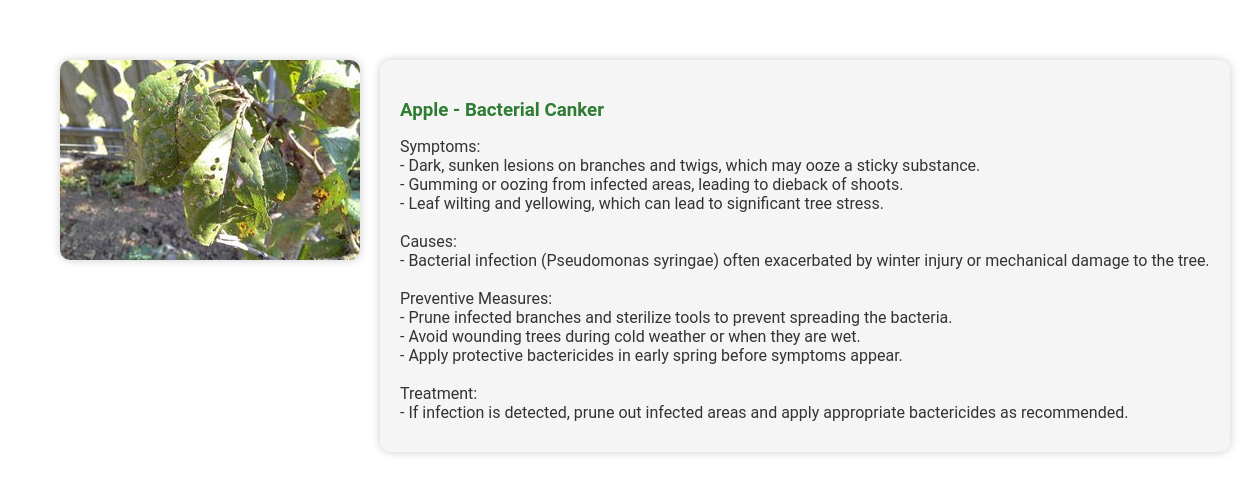
Page /disease_info/4 (signed in) on the committed database.
### app.py (models this page shows)
class Plant(db.Model):
    id = db.Column(db.Integer, primary_key=True)
    name = db.Column(db.String(50), unique=True, nullable=False)
    diseases = db.relationship('Disease', backref='plant', lazy=True)

class Disease(db.Model):
    id = db.Column(db.Integer, primary_key=True)
    plant_id = db.Column(db.Integer, db.ForeignKey('plant.id'), nullable=False)
    name = db.Column(db.String(100), nullable=False)
    description = db.Column(db.Text, nullable=False)
    stage = db.Column(db.String(50), nullable=False)

### app.py (the view)
@app.route('/disease_info/<int:disease_id>', methods=['GET'])
def disease_info(disease_id):
    if 'user_id' not in session:
        return redirect(url_for('login'))
    disease = Disease.query.get_or_404(disease_id)
    return render_template('disease_info.html', disease=disease)

### templates/disease_info.html (shortened to what this page needs)
<!DOCTYPE html>
<html lang="en" class="disease-info">
<head>
    <link rel="stylesheet" type="text/css" href="{{ url_for('static', filename='css/styles.css') }}">
</head>
<body class="disease-info">
    <div class="disease-info-container">
        <div class="disease-info-top">
            <img src="{{ url_for('static', filename='images/' + disease.name.lower().replace(' ', '_') + '.png') }}" alt="{{ disease.name }}">
            <div class="disease-info-content">
                <h3>{{ disease.plant.name }} - {{ disease.name }}</h3>
                <p class="convert-br">{{ disease.description|safe }}</p>
            </div>
        </div>
    </div>
</body>
</html>

### static/css/styles.css (style rules this page uses)
html, body { font-family: 'Roboto', sans-serif; margin: 0; padding: 0; height: 100%; width: 100%; scroll-behavior: smooth; background-color: #f4f4f4; }
html.disease-info, body.disease-info { background: #fff; display: flex; justify-content: center; align-items: flex-start; padding: 20px; }
p { color: #555; margin-bottom: 20px; }
.disease-info-container { display: flex; flex-direction: column; width: 100%; max-width: 1200px; margin: 0 auto; padding: 20px; }
.disease-info-top { display: flex; align-items: flex-start; justify-content: space-between; margin-bottom: 20px; }
.disease-info-top img { max-width: 300px; height: auto; border-radius: 10px; margin-right: 20px; box-shadow: 0 0 10px rgba(0, 0, 0, 0.2); }
.disease-info-content { flex: 1; padding: 20px; background: #f5f5f5; border-radius: 10px; box-shadow: 0 0 10px rgba(0, 0, 0, 0.2); }
.disease-info-content h3 { color: #2e7d32; margin-bottom: 10px; }
.disease-info-content p { color: #333; margin-bottom: 10px; }

### rows in the picture
Plant: plant.name "Apple"
Disease: name "Bacterial Canker", description "Symptoms: - Dark, sunken lesions on branches and twigs, which may ooze a sticky substance. - Gumming or oozing from infected areas, leading to dieback of shoots. - Leaf wilting and yellowing, which can lead to significant tree stress. Causes: - Bacterial infection (Pseudomonas syringae) often exacerbated by winter injury or mechanical damage to the tree. Preventive Measures: - Prune infected branches and sterilize tools to prevent spreading the bacteria. - Avoid wounding trees during cold weather or when they are wet. - Apply protective bactericides in early spring before symptoms appear. Treatment: - If infection is detected, prune out infected areas and apply appropriate bactericides as…"
